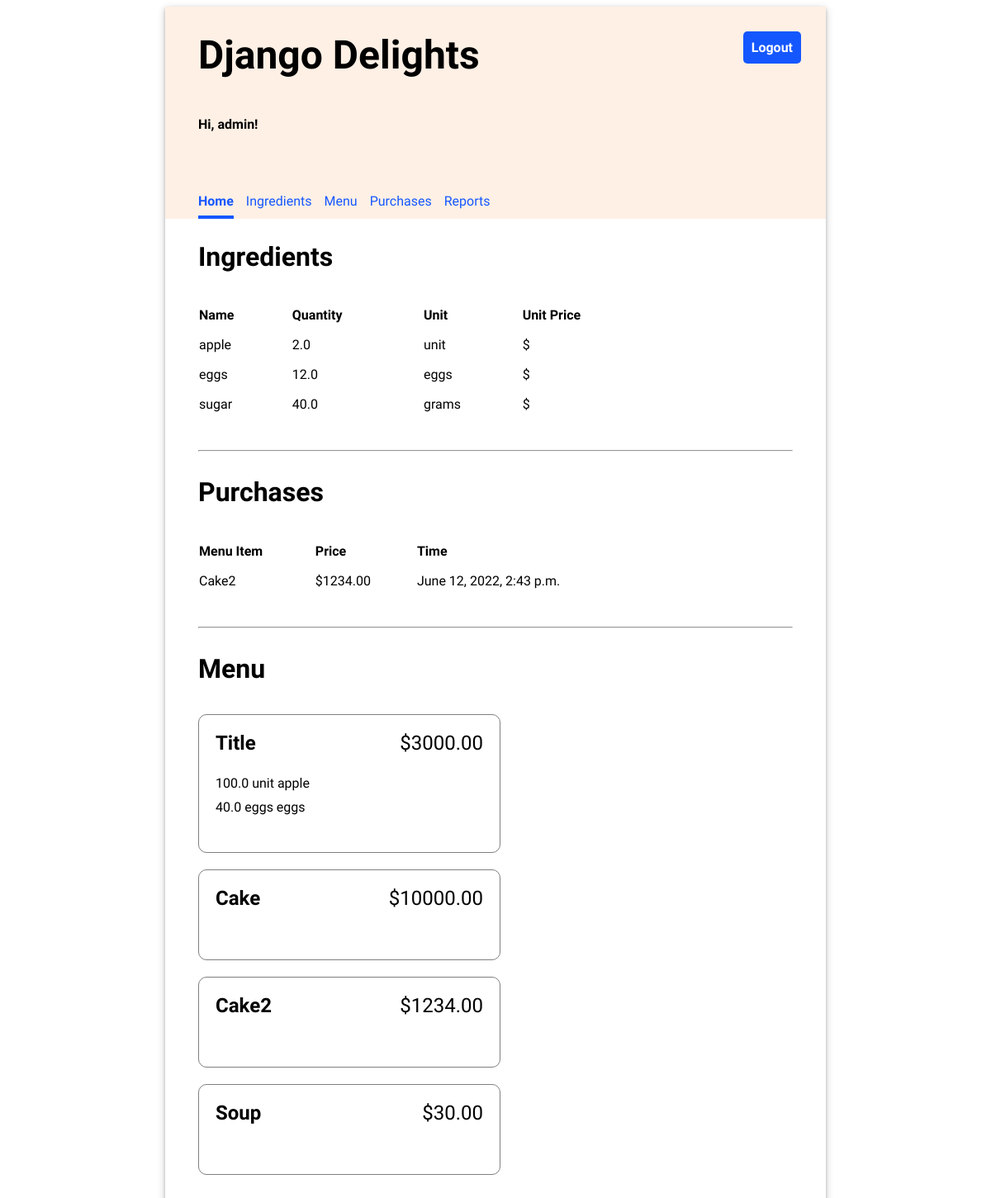
The app's page / (signed in) with its own data.
### inventory/models.py (models this page shows, shortened)
class Ingredient(models.Model):
    name = models.CharField(max_length=200, unique=True)
    quantity = models.FloatField(default=0)
    unit = models.CharField(max_length=200)
    price_per_unit = models.FloatField(default=0)

class Purchase(models.Model):
    menu_item = models.ForeignKey(MenuItem, on_delete=models.CASCADE)
    timestamp = models.DateTimeField(auto_now_add=True)

class MenuItem(models.Model):
    title = models.CharField(max_length=200, unique=True)
    price = models.FloatField(default=0.00)

class RecipeRequirement(models.Model):
    menu_item = models.ForeignKey(MenuItem, on_delete=models.CASCADE)
    ingredient = models.ForeignKey(Ingredient, on_delete=models.CASCADE)
    quantity = models.FloatField(default=0)

### inventory/views.py (the view)
# urls.py: path('', views.HomeView.as_view(), name='home'),
class HomeView(generic.TemplateView):
    template_name = "inventory/home.html"
    def get_context_data(self, **kwargs):
        context = super().get_context_data(**kwargs)
        context["ingredients"] = Ingredient.objects.all()
        context["menu_items"] = MenuItem.objects.all()
        context["purchases"] = Purchase.objects.all()
        return context

### inventory/templates/inventory/home.html (shortened to what this page needs)
{% extends 'base.html' %}
{% load static %}
{% block content %}
    <div class="home">
        <div>
            <h2>Ingredients</h2>
            <table class="inventory-table">
                <thead>
                    <tr>
                        <th>Name</th>
                        <th>Quantity</th>
                        <th>Unit</th>
                        <th>Unit Price</th>
                    </tr>
                </thead>
                <tbody>
                {% for ingredient in ingredients %}
                    <tr>
                        <td>{{ ingredient.name }}</td>
                        <td>{{ ingredient.quantity }}</td>
                        <td>{{ ingredient.unit }}</td>
                        <td class="price">${{ ingredient.unit_price|stringformat:".2f" }}</td>
                    </tr>
                {% endfor %}
                </tbody>
            </table>
        </div>
        <hr/>
        <div>
            <h2>Purchases</h2>
            <table class="inventory-table">
                <thead>
                    <tr>
                        <th>Menu Item</th>
                        <th>Price</th>
                        <th>Time</th>
                    </tr>
                </thead>
                <tbody>
                {% for purchase in purchases %}
                    <tr>
                        <td>{{ purchase.menu_item.title }}</td>
                        <td class="price">${{ purchase.menu_item.price|stringformat:".2f" }}</td>
                        <td>{{ purchase.timestamp }}</td>
                    </tr>
                {% endfor %}
                </tbody>
            </table>
        </div>
        <hr/>
        <div>
            <h2>Menu</h2>
            <ul class="menu-items">
            {% for menu_item in menu_items %}
                <li>
                    <div class="menu-item-header">
                        <div class="menu-item-title">{{ menu_item.title }}</div>
                        <div class="menu-item-price">${{ menu_item.price|stringformat:".2f" }}</div>
                    </div>
                    <ul class="menu-item-ingredients">
                        {% for recipe_requirement in menu_item.reciperequirement_set.all %}
                        <li>{{ recipe_requirement.quantity }} {{recipe_requirement.ingredient.unit }} {{ recipe_requirement.ingredient.name }}</li>
                        {% endfor %}
                    </ul>
                </li>
            {% endfor %}
            </ul>
        </div>
    </div>
{% endblock %}

### inventory/templates/base.html (shortened to what this page needs)
<!DOCTYPE html>
{% load static %}
<html>
<head>
  <link rel="stylesheet" type="text/css" href="{% static 'inventory/style.css' %}" />
</head>
<body>
  <div class="app">
  <header>
    <div class="header-first-row">
      <h1 class="title">Django Delights</h1>
      {% if user.is_authenticated %}
      <a class="logout" href="/logout">Logout</a>
      {% endif %}
    </div>
    {% if user.is_authenticated %}
      <p>Hi, {{ user.username }}!</p>
      <nav class="navbar">
        {% url 'home' as home_url %}
        {% url 'ingredients' as ingredients_url %}
        {% url 'menu' as menu_url %}
        {% url 'purchases' as purchases_url %}
        {% url 'reports' as reports_url %}
        <a class="nav-item{% if request.path == home_url %} current-page{% endif %}" href="{% url 'home' %}">Home</a>
        <a class="nav-item{% if request.path == ingredients_url %} current-page{% endif %}" href="{% url 'ingredients' %}">Ingredients</a>
        <a class="nav-item{% if request.path == menu_url %} current-page{% endif %}" href="{% url 'menu' %}">Menu</a>
        <a class="nav-item{% if request.path == purchases_url %} current-page{% endif %}" href="{% url 'purchases' %}">Purchases</a>
        <a class="nav-item{% if request.path == reports_url %} current-page{% endif %}" href="{% url 'reports' %}">Reports</a>
      </nav>
    {% endif %}
  </header>
  <main>
    {% block content %}{% endblock %}
  </main>
  </div>
</body>
</html>

### inventory/static/css/inventory/style.css (style rules this page uses)
body { font-family: 'Oxygen', sans-serif; }
hr { margin: 30px 0; }
header { background-color: #FFF0E5; min-height: 200px; display: flex; align-items: center; flex-direction: column; align-items: flex-start; padding-left: 40px; }
main { display: flex; flex-direction: column; padding: 0 40px 20px 40px; justify-content: center; }
main h2 { font-size: 2em; }
.app { min-width: 800px; max-width: 60%; margin: 0 auto; box-shadow: 0 2px 4px 0 rgba(0, 0, 0, 0.2), 0 3px 10px 0 rgba(0, 0, 0, 0.19); }
.title { font-size: 3em; padding: 30px 0; margin: auto 0; }
header p { font-weight: bold; }
.navbar { margin-top: 50px; display: flex; width: 100%; }
.navbar a { text-decoration: none; padding: 8px 0; color: #1557FF; margin-right: 15px; }
.navbar a:hover, .navbar .current-page { border-bottom: solid 4px #1557FF; border-spacing: 0 15px; font-weight: bold; }
main table { text-align: left; border-collapse: separate; border-spacing: 0 15px; width: 80%; }
.header-first-row { width: 100%; display: flex; justify-content: space-between; }
.logout { height: max-content; text-align: center; text-decoration: none; border: 0px; background-color: #1557FF; border-radius: 5px; color: white; padding: 10px; font-weight: bold; margin: 30px; font-size: 1em; }
.menu-items { display: flex; flex-wrap: wrap; padding: 0; justify-content: space-between; }
.menu-items * { padding: 0; }
.menu-items > li { display: flex; flex-direction: column; padding: 20px; border: 1px solid grey; margin: 10px 0; border-radius: 10px; justify-content: left; flex-basis: 45%; }
.menu-items, .menu-items ul { list-style-type: none; }
.menu-item-header { display: flex; flex-direction: row; justify-content: space-between; font-size: 1.5em; }
.menu-item-title { font-weight: bold; }
.menu-item-ingredients { padding: 20px 0; }
.menu-item-ingredients * { padding: 5px 0; }
a { text-decoration: none; color: #1557FF; }

### records on screen
Ingredient: name "apple", quantity "2.0", unit "unit"
Ingredient: name "eggs", quantity "12.0", unit "eggs"
Ingredient: name "sugar", quantity "40.0", unit "grams"
Purchase: menu_item "Cake2", menu_item.price "1234.00", timestamp "June 12, 2022, 2:43 p.m."
MenuItem: title "Title", price "3000.00"
RecipeRequirement: quantity "100.0", ingredient.unit "unit", ingredient.name "apple"
RecipeRequirement: quantity "40.0", ingredient.unit "eggs", ingredient.name "eggs"
MenuItem: title "Cake", price "10000.00"
MenuItem: title "Cake2", price "1234.00"
MenuItem: title "Soup", price "30.00"

### other values on screen
{{ user.username }} "admin"
